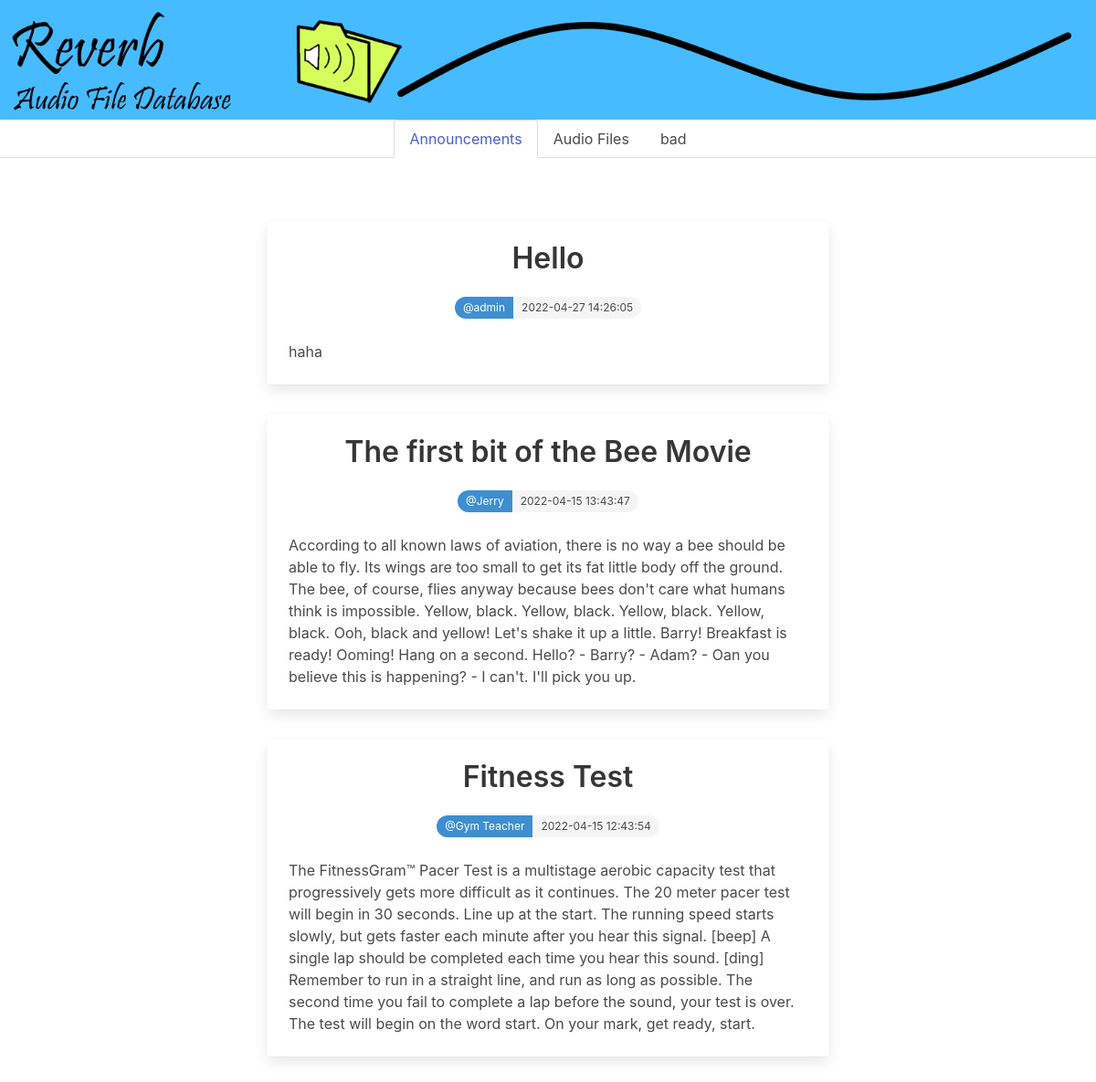
/user/home.php (signed in), run on the app's committed database.
### tables this page shows
CREATE TABLE `announcement` (
  `AnnouncementID` int(11) NOT NULL,
  `Title` varchar(255) NOT NULL,
  `Body` mediumtext NOT NULL,
  `Creator` varchar(255) NOT NULL,
  `Timestamp` timestamp NOT NULL DEFAULT current_timestamp() ON UPDATE current_timestamp()
);

### user/home.php (the view, shortened to what this page needs)
<HTML>
	<head>
		<link rel="stylesheet"
		href="https://cdnjs.cloudflare.com/ajax/libs/bulma/0.9.3/css/bulma.min.css">
		<link rel="stylesheet"href="temp.css">
	</head>
	<body>
		<?php include("../shared/header.php"); ?>
		<div class="container">
			<section class="articles">
				<div class="column is-8 is-offset-2">
					<?php
					$conn = new mysqli("localhost", "root", "", "reverb");
					$result=mysqli_query($conn,"SELECT * FROM `announcement` ORDER BY 1 DESC;");
					while ($row = $result->fetch_assoc()) {
						if($_SESSION['IsAdmin'] ?? null)
						{
							if($_SESSION['IsAdmin'] == 1)
							{
							echo	'<form action = "" onsubmit="submitForm(this); return false;">
									<input type="hidden" name="ID"        value="' . $row['AnnouncementID'] . '">
									<input type="hidden" name="title"     value="' . $row['Title'] .          '">
									<input type="hidden" name="body"      value="' . $row['Body'] .           '">
									<input type="hidden" name="creator"   value="' . $row['Creator'] .        '">
									<input type="hidden" name="timestamp" value="' . $row['Timestamp'] .      '">
									<div class="card article">
										<div class="card-content">
											<div class="media">
												<div class="media-content has-text-centered">
													<p class="title article-title">' . $row['Title'] . '</p>
													<div class="tags has-addons level-item">
														<span class="tag is-rounded is-info">@' . $row['Creator']   . '</span>
														<span class="tag is-rounded">'          . $row['Timestamp'] . '</span>
													</div>
													<input class="button is-warning" type="submit" onclick="clicked=1" value="Edit Post">   </input>
													<input class="button is-danger"  type="submit" onclick="clicked=2" value="Delete Post"> </input>
												</div>
											</div>
											<div class="content article-body">
												<p>' . $row['Body'] . '</p>
											</div>
										</div>
									</div>
									</form>';
							}
						}
						else {
							echo	'<div class="card article">
										<div class="card-content">
											<div class="media">
												<div class="media-content has-text-centered">
													<p class="title article-title">' . $row['Title'] . '</p>
													<div class="tags has-addons level-item">
														<span class="tag is-rounded is-info">@' . $row['Creator'] . '</span>
														<span class="tag is-rounded">' . $row['Timestamp'] . '</span>
													</div>
												</div>
											</div>
											<div class="content article-body">
												<p>' . $row['Body'] . '</p>
											</div>
										</div>
									</div>';
						}
					}
					?>
				</div>
			</section>
		</div>
	</body>
</HTML>

### user/temp.css (style rules this page uses)
.article { margin: 2rem 0; }

### data on the page
announcement: Title "Hello", Creator "admin", Timestamp "2022-04-27 14:26:05", Body "haha"
announcement: Title "The first bit of the Bee Movie", Creator "Jerry", Timestamp "2022-04-15 13:43:47", Body "According to all known laws of aviation, there is no way a bee should be able to fly. Its wings are too small to get its fat little body off the ground. The bee, of course, flies anyway because bees don't care what humans think is impossible. Yellow, black. Yellow, black. Yellow, black. Yellow, black. Ooh, black and yellow! Let's shake it up a little. Barry! Breakfast is ready! Ooming! Hang on a second. Hello? - Barry? - Adam? - Oan you believe this is happening? - I can't. I'll pick you up."
announcement: Title "Fitness Test", Creator "Gym Teacher", Timestamp "2022-04-15 12:43:54", Body "The FitnessGram™ Pacer Test is a multistage aerobic capacity test that progressively gets more difficult as it continues. The 20 meter pacer test will begin in 30 seconds. Line up at the start. The running speed starts slowly, but gets faster each minute after you hear this signal. [beep] A single lap should be completed each time you hear this sound. [ding] Remember to run in a straight line, and run as long as possible. The second time you fail to complete a lap before the sound, your test is over. The test will begin on the word start. On your mark, get ready, start."

### other printed values
$_SESSION['username'] "bad"
